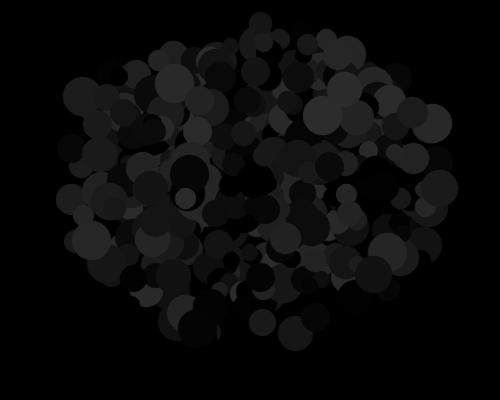
#> input picture assets/wigs/afro_black.png, 500 x 400 px
$ python main.py
#> lines starting #> are read from the running program, lines starting #| are printed output that depends on the picture
### src/wig_overlay.py
"""
Wig Overlay Module
Handles loading and overlaying wig images onto detected faces.
Supports hair categories (men, woman, long) and head rotation with correct anchoring.
"""

import cv2
import numpy as np
from pathlib import Path

# Category: anchor_y_fraction (where wig meets forehead, 0=top 1=bottom), width_mult, y_offset_above_forehead
CATEGORY_PARAMS = {
    "men": {"anchor_y": 0.92, "width_mult": 1.85, "y_offset_ratio": 0.42},
    "woman": {"anchor_y": 0.88, "width_mult": 1.9, "y_offset_ratio": 0.45},
    "long": {"anchor_y": 0.32, "width_mult": 2.0, "y_offset_ratio": 0.15},
}


def _infer_category(name: str) -> str:
    """Infer hair category from wig filename (e.g. long_black -> long, short_* -> men)."""
    n = name.lower()
    if n.startswith("long_"):
        return "long"
    if n.startswith("curly_"):
        return "woman"
    if any(n.startswith(p) for p in ("short_", "spiky_", "afro_")):
        return "men"
    return "men"


class WigOverlay:
    """Handles wig image loading and overlay operations."""

    def __init__(self, wigs_folder: str = "assets/wigs"):
        """
        Initialize the WigOverlay with a folder of wig images.

        Args:
            wigs_folder: Path to folder containing wig PNG images with transparency.
        """
        self.wigs_folder = Path(wigs_folder)
        self.wigs = []
        self.current_wig_index = 0
        self._load_wigs()

    def _load_wigs(self):
        """Load all PNG wig images and assign category from filename."""
        if not self.wigs_folder.exists():
            print(f"Warning: Wigs folder '{self.wigs_folder}' not found.")
            return

        for wig_path in sorted(self.wigs_folder.glob("*.png")):
            wig_img = cv2.imread(str(wig_path), cv2.IMREAD_UNCHANGED)
#> wig_img is the input picture: shape (400, 500, 4); mean B, G, R, A 9.5, 9.5, 9.5, 103.4
            if wig_img is not None:
                if wig_img.ndim == 2:
                    wig_img = cv2.cvtColor(wig_img, cv2.COLOR_GRAY2BGRA)
                elif wig_img.shape[2] == 3:
                    alpha = np.ones(wig_img.shape[:2], dtype=wig_img.dtype) * 255
                    wig_img = np.dstack([wig_img, alpha])
                name = wig_path.stem
                category = _infer_category(name)
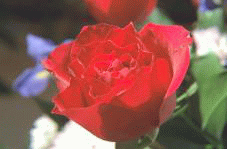
#> input picture src/jpeg/testimg.bmp, 227 x 149 px, given in place of the camera
#> in run, frame is the input picture: shape (149, 227, 3); mean B, G, R 82.1, 90.5, 146.2
                self.wigs.append({
                    "name": name,
                    "image": wig_img,
                    "category": category,
                })
                print(f"Loaded wig: {wig_path.name} [{category}]")

        if not self.wigs:
            print("No wig images found. Add PNG images to the assets/wigs folder.")

    def get_current_wig(self) -> dict:
        """Get the currently selected wig."""
        if not self.wigs:
            return None
        return self.wigs[self.current_wig_index]

    # [113 lines left out: functions next_wig, previous_wig, overlay_wig, _blend_overlay, not called in this run]

### main.py
"""
Virtual Wig Try-On Application
A computer vision app for testing hairstyles using your webcam.

Uses classical Computer Vision techniques:
- Haar Cascade for face detection
- Haar Cascades for eyes; geometric region for nose
- Geometric calculations for wig positioning
- Multiple faces per frame supported

Controls:
    - Press 'N' or RIGHT ARROW: Next wig
    - Press 'P' or LEFT ARROW: Previous wig
    - Press '+'/'-': Increase / decrease wig scale
    - Press 'B': Toggle face bounding box
    - Press 'F': Toggle eyes / nose bounding boxes
    - Press 'M': Toggle mirror mode
    - Press 'Q' or ESC: Quit
"""

import cv2
import numpy as np
from src.wig_overlay import WigOverlay


class VirtualWigApp:
    """Main application for virtual wig try-on using webcam."""

    def __init__(self, camera_index: int = 0):
        """
        Initialize the Virtual Wig Try-On application.

        Args:
            camera_index: Index of the camera to use (default: 0).
        """
        self.camera_index = camera_index
        self.mirror_mode = True  # Mirror by default (like looking in a mirror)
        self.show_face_bbox = True
        self.show_feature_bbox = True  # Eyes, nose region

        cascade_dir = cv2.data.haarcascades
        # Face detection
        self.face_cascade = cv2.CascadeClassifier(
            cascade_dir + 'haarcascade_frontalface_default.xml'
        )
        # Eye cascade (head angle and feature drawing)
        self.eye_cascade = cv2.CascadeClassifier(
            cascade_dir + 'haarcascade_eye.xml'
        )

        # Initialize wig overlay
        self.wig_overlay = WigOverlay("assets/wigs")

        # User-controlled wig scale (applied on top of face-based scale)
        self.wig_scale_factor = 1.0
        self.wig_scale_min, self.wig_scale_max = 0.5, 2.0
        self.wig_scale_step = 0.1

        # Window name
        self.window_name = "Virtual Wig Try-On"

        # Smoothing for stable wig placement (one per face, by left-to-right index)
        self.prev_faces: list = []
        self.smooth_factor = 0.3

    # [64 lines left out: functions _draw_face_bbox, _detect_eyes, _get_nose_region, _draw_feature_boxes, _smooth_position, not called in this run]

    def _detect_faces(self, gray_frame) -> list:
        """
        Detect all faces using Haar Cascade.

        Returns:
            List of (x, y, w, h), sorted left-to-right by center x.
        """
        faces = self.face_cascade.detectMultiScale(
            gray_frame,
            scaleFactor=1.1,
            minNeighbors=5,
            minSize=(100, 100),
            flags=cv2.CASCADE_SCALE_IMAGE
        )
        # Sort left-to-right for stable smoothing across frames
        faces = sorted(faces, key=lambda f: f[0] + f[2] // 2)
        return list(faces)

    # [42 lines left out: function _estimate_head_angle, not called in this run]

    def _process_frame(self, frame: np.ndarray) -> np.ndarray:
        """
        Process a single frame: detect all faces, overlay wig on each, draw bboxes.
        """
        if self.mirror_mode:
            frame = cv2.flip(frame, 1)
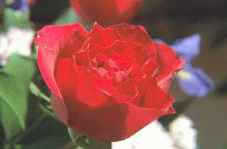
#> frame: shape (149, 227, 3); mean of channels 0, 1, 2 82.1, 90.5, 146.2; drawn as B, G, R

        gray = cv2.cvtColor(frame, cv2.COLOR_BGR2GRAY)
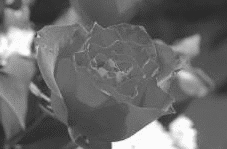
#> gray: shape (149, 227); min 43, max 251, mean 106.2
        faces = self._detect_faces(gray)
#> in _detect_faces, `faces = self.face_cascade.detectMultiScale( gray_frame, scaleFactor=1...`: faces = ()
#> in _detect_faces, `faces = sorted(faces, key=lambda f: f[0] + f[2] // 2)`: faces = []
#> faces = []

        # Smooth each face by left-to-right index
        smoothed = []
        for i, (x, y, w, h) in enumerate(faces):
            current = (x, y, w, h)
            if i < len(self.prev_faces):
                x, y, w, h = self._smooth_position(current, self.prev_faces[i])
            smoothed.append((x, y, w, h))
#> this loop made 0 passes
#> after the loop, smoothed = []
        self.prev_faces = smoothed
#> self.prev_faces = []

        for (x, y, w, h) in smoothed:
            forehead_x = x + w // 2
            forehead_y = y
            rotation = self._estimate_head_angle(gray, (x, y, w, h))

            wig_data = self.wig_overlay.get_current_wig()
            category = wig_data.get("category", "men") if wig_data else "men"
            frame = self.wig_overlay.overlay_wig(
                frame=frame,
                forehead_center=(forehead_x, forehead_y),
                face_width=w,
                face_top=y,
                rotation_angle=rotation,
                scale_factor=self.wig_scale_factor,
                hair_category=category,
            )

            if self.show_face_bbox:
                frame = self._draw_face_bbox(frame, (x, y, w, h), rotation_angle=rotation)
            if self.show_feature_bbox:
                frame = self._draw_feature_boxes(frame, (x, y, w, h), gray)

        return frame

    def _draw_ui(self, frame: np.ndarray) -> np.ndarray:
        """Draw UI elements on the frame."""
        # Semi-transparent overlay for text background
        overlay = frame.copy()
        cv2.rectangle(overlay, (10, 10), (480, 120), (0, 0, 0), -1)
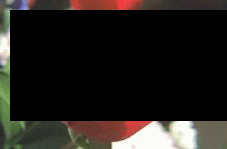
#> overlay: shape (149, 227, 3); mean of channels 0, 1, 2 28, 31.8, 35.7; drawn as B, G, R
        frame = cv2.addWeighted(overlay, 0.5, frame, 0.5, 0)
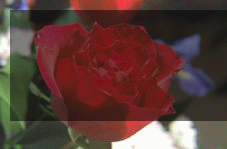
#> frame: shape (149, 227, 3); mean of channels 0, 1, 2 55, 61.2, 90.9; drawn as B, G, R

        # Current wig name, category, scale
        wig = self.wig_overlay.get_current_wig()
#> wig = 3 items
        wig_name = wig["name"] if wig else "No wigs loaded"
#> wig_name = 'afro_black'
        wig_cat = wig.get("category", "—") if wig else "—"
#> wig_cat = 'men'
        wig_count = len(self.wig_overlay.wigs)
        current_idx = self.wig_overlay.current_wig_index + 1 if wig_count > 0 else 0

        cv2.putText(frame, f"Wig: {wig_name} ({current_idx}/{wig_count}) [{wig_cat}]",
                    (20, 35), cv2.FONT_HERSHEY_SIMPLEX, 0.6, (255, 255, 255), 2)
        cv2.putText(frame, f"Scale: {self.wig_scale_factor:.1f} [+/-]",
                    (20, 55), cv2.FONT_HERSHEY_SIMPLEX, 0.5, (220, 220, 220), 1)

        # Controls hint
        mirror_status = "ON" if self.mirror_mode else "OFF"
        bbox_status = "ON" if self.show_face_bbox else "OFF"
        feat_status = "ON" if self.show_feature_bbox else "OFF"
        cv2.putText(frame, f"[N/P] Wig | [B] Face: {bbox_status} | [F] Eyes/Nose: {feat_status}",
                    (20, 78), cv2.FONT_HERSHEY_SIMPLEX, 0.5, (200, 200, 200), 1)
        cv2.putText(frame, f"[M] Mirror: {mirror_status} | [Q/ESC] Quit",
                    (20, 98), cv2.FONT_HERSHEY_SIMPLEX, 0.5, (200, 200, 200), 1)
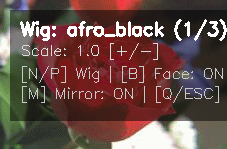
#> frame: shape (149, 227, 3); mean of channels 0, 1, 2 69.2, 75.2, 101.9; drawn as B, G, R

        return frame

    def run(self):
        """Run the main application loop."""
        print("\n=== Virtual Wig Try-On ===")
        print("Using Classical Computer Vision (Haar Cascades)")
        print("Starting webcam...")

        # Open webcam
        cap = cv2.VideoCapture(self.camera_index)
        if not cap.isOpened():
            print("Error: Could not open webcam.")
            print("Please check if your camera is connected and not in use.")
            return

        # Set camera properties for better performance
        cap.set(cv2.CAP_PROP_FRAME_WIDTH, 1280)
        cap.set(cv2.CAP_PROP_FRAME_HEIGHT, 720)
        cap.set(cv2.CAP_PROP_FPS, 30)

        print("Webcam started successfully!")
        print("\nControls:")
        print("  N / RIGHT ARROW : Next wig")
        print("  P / LEFT ARROW  : Previous wig")
        print("  + / -           : Wig scale up / down")
        print("  B               : Toggle face bounding box")
        print("  F               : Toggle eyes / nose boxes")
        print("  M               : Toggle mirror mode")
        print("  Q / ESC         : Quit")
        print("\nLook at the camera and try different wigs!\n")

        # Create window
        cv2.namedWindow(self.window_name, cv2.WINDOW_NORMAL)

        try:
            while True:
                ret, frame = cap.read()
                if not ret:
                    print("Error: Failed to capture frame.")
                    break

                # Process frame (face detection + wig overlay)
                frame = self._process_frame(frame)

                # Draw UI
                frame = self._draw_ui(frame)

                # Display frame
                cv2.imshow(self.window_name, frame)

                # Handle keyboard input
                key = cv2.waitKey(1) & 0xFF
#> (key q is pressed here)

                if key == ord('q') or key == 27:  # Q or ESC
                    print("Exiting...")
                    break
                elif key == ord('n') or key == 83:  # N or RIGHT arrow
                    self.wig_overlay.next_wig()
                    wig = self.wig_overlay.get_current_wig()
                    if wig:
                        print(f"Switched to: {wig['name']}")
                elif key == ord('p') or key == 81:  # P or LEFT arrow
                    self.wig_overlay.previous_wig()
                    wig = self.wig_overlay.get_current_wig()
                    if wig:
                        print(f"Switched to: {wig['name']}")
                elif key == ord('m'):  # M - toggle mirror
                    self.mirror_mode = not self.mirror_mode
                    print(f"Mirror mode: {'ON' if self.mirror_mode else 'OFF'}")
                elif key == ord('b'):  # B - toggle face bounding box
                    self.show_face_bbox = not self.show_face_bbox
                    print(f"Face bounding box: {'ON' if self.show_face_bbox else 'OFF'}")
                elif key == ord('f'):  # F - toggle eyes/nose boxes
                    self.show_feature_bbox = not self.show_feature_bbox
                    print(f"Eyes/Nose boxes: {'ON' if self.show_feature_bbox else 'OFF'}")
                elif key in (ord('+'), ord('=')):  # + or = scale up
                    self.wig_scale_factor = min(self.wig_scale_max, self.wig_scale_factor + self.wig_scale_step)
                    print(f"Wig scale: {self.wig_scale_factor:.1f}")
                elif key == ord('-'):  # - scale down
                    self.wig_scale_factor = max(self.wig_scale_min, self.wig_scale_factor - self.wig_scale_step)
                    print(f"Wig scale: {self.wig_scale_factor:.1f}")

        finally:
            # Cleanup
            cap.release()
            cv2.destroyAllWindows()
            print("Application closed.")


def main():
    """Entry point for the application."""
    app = VirtualWigApp(camera_index=0)
    app.run()


if __name__ == "__main__":
    main()
